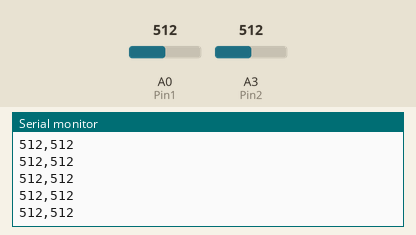
This sketch was run on a simulated Arduino Uno, built with avr-gcc and run on an emulated ATmega328P. Shown: the last lines printed to the serial monitor. The inputs (shaded band) are chosen by the test bench; at power-on: A3 (Pin2) = 512, A0 (Pin1) = 512.

Above: at 2.7 s.
2.8 s: A3 (Pin2) set to 11
At 3.9 s:
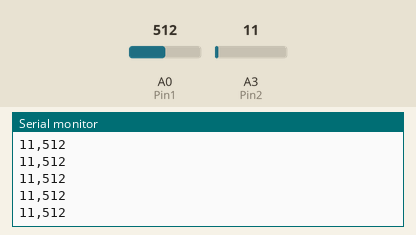
4.3 s: A3 (Pin2) set to 8
At 5.4 s:
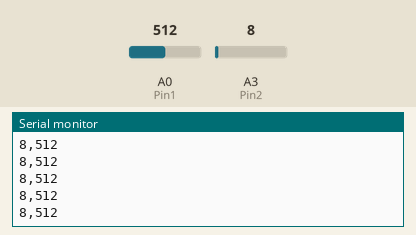
5.8 s: A3 (Pin2) set to 88
At 6.7 s:
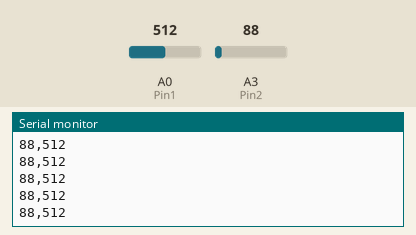
7.3 s: A3 (Pin2) set to 105
At 8.4 s:
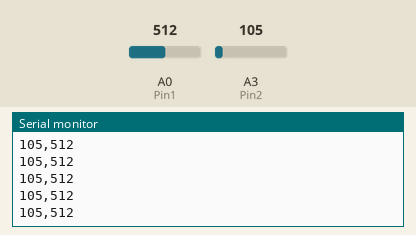
Timing chart, 0 to 10.3 s (numbered marks = the images above; inputs shaded):
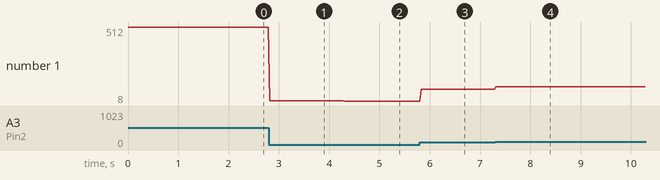

Measured:
- after the input at 2.8 s, the serial monitor: prints a new line at once (image 1)
- after the input at 4.3 s, the serial monitor: prints a new line at once (image 2)
- after the input at 5.8 s, the serial monitor: prints a new line at once (image 3)
- after the input at 7.3 s, the serial monitor: prints a new line at once (image 4)
- plotted number 1: 512 → 11 after the input at 2.8 s, 11 → 8 after the input at 4.3 s, 8 → 88 after the input at 5.8 s, 88 → 105 after the input at 7.3 s

The sketch:

ArduinoToUnity2Botones.ino
```cpp
int Pin1 = A0;  // digital pin to attach the switch
int Pin2 = A3;  // digital pin to attach the switch

int data1;
int data2;

void setup()
{
  Serial.begin(9600);
  pinMode(Pin1, INPUT);  // set digital pin 0 as input
  pinMode(Pin2, INPUT);  // set digital pin 0 as input

}

void loop()
{
    data1 = analogRead(Pin1);
    data2 = analogRead(Pin2);

    Serial.print(data2);
    Serial.print(",");
    Serial.println(data1);
    Serial.flush();
    delay(20);

}
```
